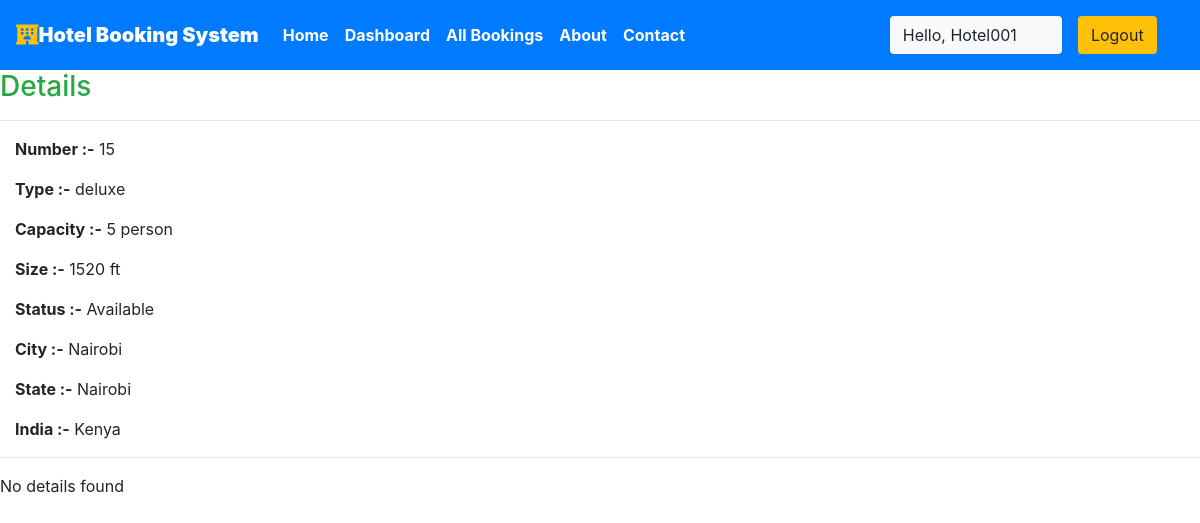
The app's page /staff/panel/view-room?roomid=1 (signed in) with its own data.
### HotelApp/models.py (models this page shows, shortened)
class Rooms(models.Model):
    ROOM_STATUS = (
    ("1", "available"),
    ("2", "not available"),
    )
    ROOM_TYPE = (
    ("1", "premium"),
    ("2", "deluxe"),
    ("3","basic"),
    )
    room_type = models.CharField(max_length=50,choices = ROOM_TYPE)
    capacity = models.IntegerField()
    price = models.IntegerField()
    size = models.IntegerField()
    hotel = models.ForeignKey(Hotels, on_delete = models.CASCADE)
    status = models.CharField(choices =ROOM_STATUS,max_length = 15)
    roomnumber = models.IntegerField()

class Hotels(models.Model):
    name = models.CharField(max_length=30,default="krishna")
    owner = models.CharField(max_length=20)
    location = models.CharField(max_length=50)
    state = models.CharField(max_length=50,default="maharashtra")
    country = models.CharField(max_length=50,default="india")

### HotelApp/views.py (the view)
# urls.py: path('staff/panel/view-room', views.view_room),
@login_required(login_url='/staff')
def view_room(request):
    room_id = request.GET['roomid']
    room = Rooms.objects.all().get(id=room_id)
    reservation = Reservation.objects.all().filter(room=room)
    return HttpResponse(render(request,'staff/viewroom.html',{'room':room,'reservations':reservation}))

### templates/staff/viewroom.html
 {% extends 'basic.html' %} {% block title %}View Room {% endblock title %} {% block body %}
<h3 class="text-success"> Details</h3>
<hr>
<div class="container mx-0 ">
    <p><b>Number :-</b> {{room.roomnumber}}</p>
    <p><b>Type :-</b> {{room.get_room_type_display}}</p>
    <p><b>Capacity :-</b> {{room.capacity}} person</p>
    <p><b>Size :-</b> {{room.size}} ft</p>
    <p><b>Status :-</b> {{room.get_status_display| capfirst}} </p>
    <p><b>City :-</b> {{room.hotel.location| capfirst}} </p>
    <p><b>State :-</b> {{room.hotel.state| capfirst}} </p>
    <p><b>India :-</b> {{room.hotel.country| capfirst}} </p>
</div>
<hr> {% if reservations %}
<h3 class="text-success">Bookings :-</h3>
<table class="table">
    <thead>
        <th>Username</th>
        <th>Person</th>
        <th>check in</th>
        <th>check out</th>
    </thead>
    {% for each_detail in reservations %}
    <tr>
        <td>{{each_detail.guest.username}}</td>
        <td>{{each_detail.room.capacity}}</td>
        <td>{{each_detail.check_in}}</td>
        <td>{{each_detail.check_out}}</td>
    </tr>
    {% endfor %}
    <tr>
        <td><b>Total bookings = </b>{{reservations | length}}</td>
    </tr>
</table>
{% else %}
<p>No details found</p>
{% endif %} {% endblock body %}

### templates/basic.html (shortened to what this page needs)
{% load static %}
<!DOCTYPE html>
<!DOCTYPE html>
<html lang="en">
<head>
    <link rel="stylesheet" href="https://use.fontawesome.com/releases/v5.7.0/css/all.css">
    <link rel="stylesheet" href="{% static 'bootstrap\bootstrap.css' %}">
    <link rel="stylesheet" href="https://maxcdn.bootstrapcdn.com/bootstrap/4.5.0/css/bootstrap.min.css" >
</head>
<body style="dbackground-image: url('https://source.unsplash.com/random');height: 100%;">
    <div class="container-fluid px-0">
        <nav class="navbar navbar-expand-lg navbar-dark bg-primary font-weight-bold">
            <a class="navbar-brand text-bold bg-black " href="/"><i class="fas fa-hotel text-warning"></i><b>Hotel Booking System</b></a>
            <div class="collapse navbar-collapse " id="navbarSupportedContent">
                <ul class="navbar-nav mr-auto ">
                    <li class="nav-item active">
                        <a class="nav-link text-bold " href="/home"> Home</a>
                    </li>
                    {% if user.is_staff %}
                    <li class="nav-item active">
                        <a class="nav-link text-bold" href="/staff/panel">Dashboard </a>
                    </li>
                    {% elif user.is_staff == False and user.is_authenticated %}
                    <li class="nav-item active">
                            <a class="nav-link text-bold" href="/user/bookings">My Bookings </a>
                        </li>
                    {% endif %}
                    {% if user.is_staff %}
                    <li class="nav-item active">
                            <a class="nav-link text-bold" href="/staff/allbookings">All Bookings </a>
                        </li>
                    {% endif %}
                    <li class="nav-item active">
                        <a class="nav-link text-bold" href="/about">About</a>
                    </li>
                    <li class="nav-item active">
                        <a class="nav-link text-bold" href="/contact">Contact </a>
                    </li>
                </ul>
                {% if user.is_authenticated %}
                      <button class="btn btn-group bg-light" data-toggle="modal" data-target="#forlogin">
                       Hello, {{request.user}}
                       <a href="/logout" class="nav-link">
                    <button class="btn btn-group bg-warning" data-toggle="modal" data-target="#forlogin">
                        Logout
                    </button></a>&nbsp; &nbsp;
                    </button>
                {% endif %}
            </div>
        </nav>
    </div>
    {% block body %}
    {% endblock body %}
</body>
</html>

### templates/basic.html (style rules this page uses)
a { text-decoration: none; }

### records on screen
Rooms: roomnumber "15", room_type "deluxe", capacity "5", size "1520", status "Available", hotel.location "Nairobi", hotel.state "Nairobi", hotel.country "Kenya"

### other values on screen
{{ request.user }} "Hotel001"
